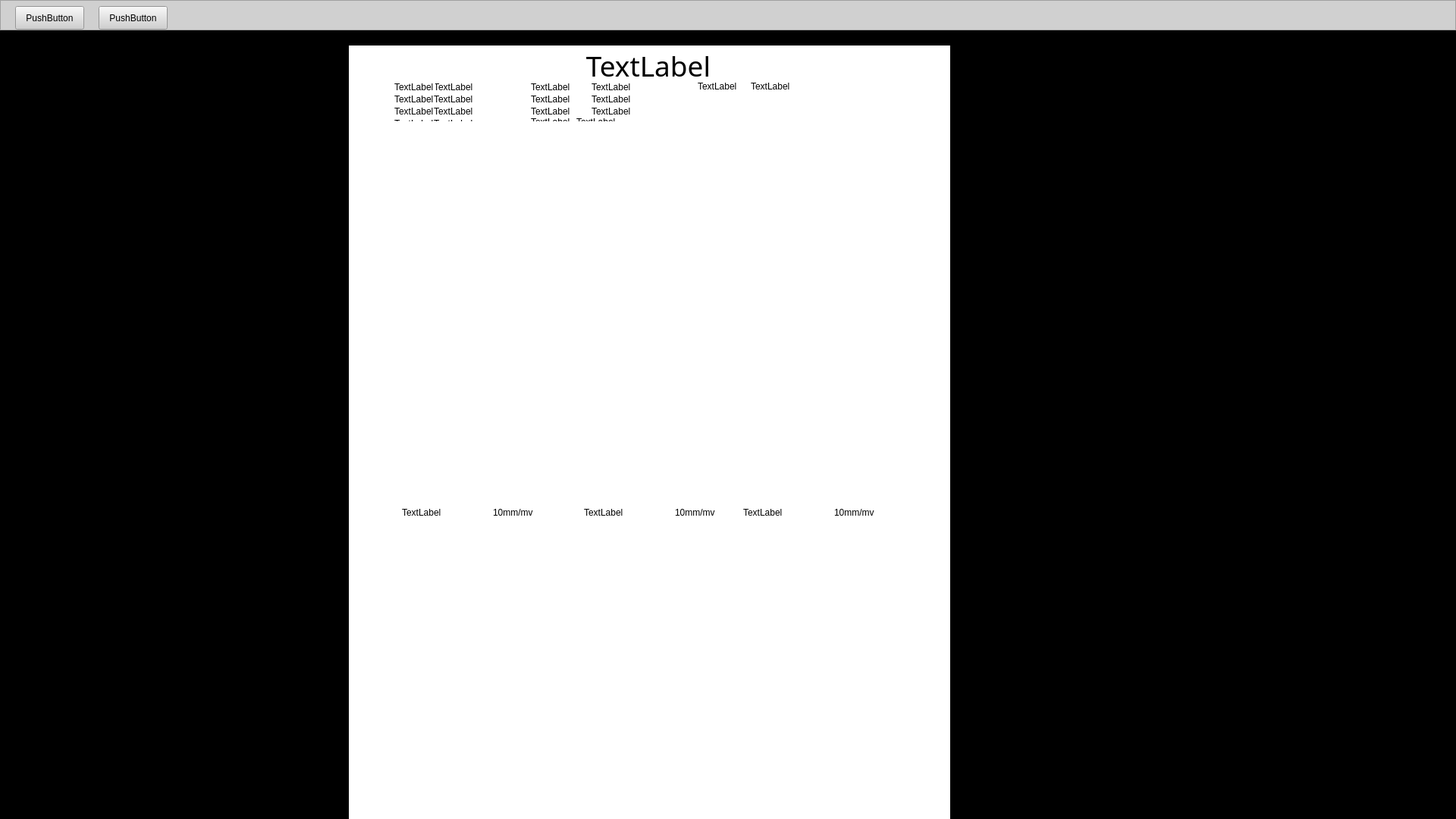
<?xml version="1.0" encoding="UTF-8"?>
<ui version="4.0">
 <class>tvcganafrom</class>
 <widget class="QDialog" name="tvcganafrom">
  <property name="geometry">
   <rect>
    <x>0</x>
    <y>0</y>
    <width>1920</width>
    <height>1080</height>
   </rect>
  </property>
  <property name="windowTitle">
   <string>Dialog</string>
  </property>
  <widget class="QWidget" name="panCenter" native="true">
   <property name="geometry">
    <rect>
     <x>0</x>
     <y>0</y>
     <width>1920</width>
     <height>1080</height>
    </rect>
   </property>
   <widget class="QFrame" name="panLeft">
    <property name="geometry">
     <rect>
      <x>0</x>
      <y>100</y>
      <width>40</width>
      <height>980</height>
     </rect>
    </property>
    <property name="font">
     <font>
      <family>宋体</family>
      <pointsize>12</pointsize>
      <weight>50</weight>
      <italic>false</italic>
      <bold>false</bold>
     </font>
    </property>
    <property name="styleSheet">
     <string notr="true">color: rgb(0, 0, 0);
font: 12pt &quot;宋体&quot;;
background-color: rgb(255, 255, 255);</string>
    </property>
    <property name="frameShape">
     <enum>QFrame::StyledPanel</enum>
    </property>
    <property name="frameShadow">
     <enum>QFrame::Raised</enum>
    </property>
    <property name="lineWidth">
     <number>3</number>
    </property>
    <widget class="QLabel" name="lblL1">
     <property name="geometry">
      <rect>
       <x>10</x>
       <y>10</y>
       <width>16</width>
       <height>16</height>
      </rect>
     </property>
     <property name="font">
      <font>
       <family>宋体</family>
       <pointsize>12</pointsize>
       <weight>50</weight>
       <italic>false</italic>
       <bold>false</bold>
      </font>
     </property>
     <property name="text">
      <string>X</string>
     </property>
    </widget>
    <widget class="QLabel" name="lblL2">
     <property name="geometry">
      <rect>
       <x>10</x>
       <y>32</y>
       <width>16</width>
       <height>16</height>
      </rect>
     </property>
     <property name="font">
      <font>
       <family>宋体</family>
       <pointsize>12</pointsize>
       <weight>50</weight>
       <italic>false</italic>
       <bold>false</bold>
      </font>
     </property>
     <property name="text">
      <string>Y</string>
     </property>
    </widget>
    <widget class="QLabel" name="lblL3">
     <property name="geometry">
      <rect>
       <x>10</x>
       <y>54</y>
       <width>24</width>
       <height>16</height>
      </rect>
     </property>
     <property name="font">
      <font>
       <family>宋体</family>
       <pointsize>12</pointsize>
       <weight>50</weight>
       <italic>false</italic>
       <bold>false</bold>
      </font>
     </property>
     <property name="text">
      <string>Z</string>
     </property>
    </widget>
    <widget class="QLabel" name="lblL4">
     <property name="geometry">
      <rect>
       <x>10</x>
       <y>76</y>
       <width>24</width>
       <height>16</height>
      </rect>
     </property>
     <property name="font">
      <font>
       <family>宋体</family>
       <pointsize>12</pointsize>
       <weight>50</weight>
       <italic>false</italic>
       <bold>false</bold>
      </font>
     </property>
     <property name="text">
      <string>X-Y</string>
     </property>
    </widget>
    <widget class="QLabel" name="lblL5">
     <property name="geometry">
      <rect>
       <x>10</x>
       <y>98</y>
       <width>24</width>
       <height>16</height>
      </rect>
     </property>
     <property name="font">
      <font>
       <family>宋体</family>
       <pointsize>12</pointsize>
       <weight>50</weight>
       <italic>false</italic>
       <bold>false</bold>
      </font>
     </property>
     <property name="text">
      <string>X-Z</string>
     </property>
    </widget>
    <widget class="QLabel" name="lblL6">
     <property name="geometry">
      <rect>
       <x>10</x>
       <y>120</y>
       <width>24</width>
       <height>16</height>
      </rect>
     </property>
     <property name="font">
      <font>
       <family>宋体</family>
       <pointsize>12</pointsize>
       <weight>50</weight>
       <italic>false</italic>
       <bold>false</bold>
      </font>
     </property>
     <property name="text">
      <string>Y-Z</string>
     </property>
    </widget>
    <widget class="QLabel" name="lblV1">
     <property name="geometry">
      <rect>
       <x>5</x>
       <y>5</y>
       <width>30</width>
       <height>12</height>
      </rect>
     </property>
     <property name="text">
      <string>bpm</string>
     </property>
     <property name="alignment">
      <set>Qt::AlignRight|Qt::AlignTrailing|Qt::AlignVCenter</set>
     </property>
    </widget>
    <widget class="QLabel" name="lblV2">
     <property name="geometry">
      <rect>
       <x>5</x>
       <y>20</y>
       <width>30</width>
       <height>12</height>
      </rect>
     </property>
     <property name="text">
      <string>ms</string>
     </property>
     <property name="alignment">
      <set>Qt::AlignRight|Qt::AlignTrailing|Qt::AlignVCenter</set>
     </property>
    </widget>
   </widget>
   <widget class="QCustomPlot" name="right_widget" native="true">
    <property name="geometry">
     <rect>
      <x>40</x>
      <y>100</y>
      <width>1630</width>
      <height>980</height>
     </rect>
    </property>
    <property name="sizePolicy">
     <sizepolicy hsizetype="Preferred" vsizetype="Preferred">
      <horstretch>0</horstretch>
      <verstretch>0</verstretch>
     </sizepolicy>
    </property>
    <property name="contextMenuPolicy">
     <enum>Qt::DefaultContextMenu</enum>
    </property>
    <property name="styleSheet">
     <string notr="true">background-color: rgb(255, 255, 255);</string>
    </property>
    <widget class="QScrollBar" name="horizontalScrollBar">
     <property name="geometry">
      <rect>
       <x>0</x>
       <y>960</y>
       <width>1630</width>
       <height>20</height>
      </rect>
     </property>
     <property name="orientation">
      <enum>Qt::Horizontal</enum>
     </property>
    </widget>
    <widget class="QFrame" name="panEdit">
     <property name="geometry">
      <rect>
       <x>310</x>
       <y>310</y>
       <width>241</width>
       <height>321</height>
      </rect>
     </property>
     <property name="styleSheet">
      <string notr="true"/>
     </property>
     <property name="frameShape">
      <enum>QFrame::StyledPanel</enum>
     </property>
     <property name="frameShadow">
      <enum>QFrame::Raised</enum>
     </property>
     <widget class="QGroupBox" name="rgSelect">
      <property name="geometry">
       <rect>
        <x>10</x>
        <y>50</y>
        <width>221</width>
        <height>231</height>
       </rect>
      </property>
      <property name="title">
       <string>GroupBox</string>
      </property>
     </widget>
     <widget class="QPushButton" name="bitSure">
      <property name="geometry">
       <rect>
        <x>4</x>
        <y>280</y>
        <width>111</width>
        <height>31</height>
       </rect>
      </property>
      <property name="text">
       <string>PushButton</string>
      </property>
     </widget>
     <widget class="QPushButton" name="bitCancel">
      <property name="geometry">
       <rect>
        <x>132</x>
        <y>280</y>
        <width>111</width>
        <height>31</height>
       </rect>
      </property>
      <property name="text">
       <string>PushButton</string>
      </property>
     </widget>
     <widget class="QLabel" name="label">
      <property name="geometry">
       <rect>
        <x>0</x>
        <y>0</y>
        <width>241</width>
        <height>41</height>
       </rect>
      </property>
      <property name="styleSheet">
       <string notr="true">background-color: rgb(0, 0, 127);</string>
      </property>
      <property name="text">
       <string/>
      </property>
     </widget>
    </widget>
    <widget class="QFrame" name="panDiagnose">
     <property name="geometry">
      <rect>
       <x>640</x>
       <y>240</y>
       <width>292</width>
       <height>252</height>
      </rect>
     </property>
     <property name="styleSheet">
      <string notr="true">background-color: rgb(29, 41, 55);</string>
     </property>
     <property name="frameShape">
      <enum>QFrame::StyledPanel</enum>
     </property>
     <property name="frameShadow">
      <enum>QFrame::Raised</enum>
     </property>
     <widget class="QGroupBox" name="gbDiag">
      <property name="geometry">
       <rect>
        <x>10</x>
        <y>6</y>
        <width>280</width>
        <height>201</height>
       </rect>
      </property>
      <property name="styleSheet">
       <string notr="true">color: rgb(255, 255, 255);</string>
      </property>
      <property name="title">
       <string>GroupBox</string>
      </property>
      <widget class="QComboBox" name="cboWord">
       <property name="geometry">
        <rect>
         <x>10</x>
         <y>143</y>
         <width>260</width>
         <height>21</height>
        </rect>
       </property>
       <property name="styleSheet">
        <string notr="true">color: rgb(0, 0, 0);
background-color: rgb(255, 255, 255);</string>
       </property>
      </widget>
      <widget class="QPushButton" name="bitPriorComment">
       <property name="geometry">
        <rect>
         <x>10</x>
         <y>169</y>
         <width>120</width>
         <height>25</height>
        </rect>
       </property>
       <property name="styleSheet">
        <string notr="true">color: rgb(0, 0, 0);
background-color: rgb(255, 255, 255);</string>
       </property>
       <property name="text">
        <string>PushButton</string>
       </property>
      </widget>
      <widget class="QPushButton" name="bitSaveComment">
       <property name="geometry">
        <rect>
         <x>150</x>
         <y>169</y>
         <width>120</width>
         <height>25</height>
        </rect>
       </property>
       <property name="styleSheet">
        <string notr="true">color: rgb(0, 0, 0);
background-color: rgb(255, 255, 255);</string>
       </property>
       <property name="text">
        <string>PushButton</string>
       </property>
      </widget>
      <widget class="QTextEdit" name="reDiag">
       <property name="geometry">
        <rect>
         <x>9</x>
         <y>20</y>
         <width>260</width>
         <height>111</height>
        </rect>
       </property>
       <property name="font">
        <font>
         <family>宋体</family>
         <pointsize>10</pointsize>
        </font>
       </property>
       <property name="styleSheet">
        <string notr="true">color: rgb(0, 0, 0);
background-color: rgb(255, 255, 255);</string>
       </property>
      </widget>
     </widget>
     <widget class="QPushButton" name="spSure">
      <property name="geometry">
       <rect>
        <x>80</x>
        <y>213</y>
        <width>81</width>
        <height>31</height>
       </rect>
      </property>
      <property name="styleSheet">
       <string notr="true">color: rgb(0, 0, 0);
background-color: rgb(255, 255, 255);</string>
      </property>
      <property name="text">
       <string>PushButton</string>
      </property>
     </widget>
    </widget>
   </widget>
   <widget class="QFrame" name="frame_left">
    <property name="geometry">
     <rect>
      <x>1670</x>
      <y>0</y>
      <width>250</width>
      <height>1080</height>
     </rect>
    </property>
    <property name="minimumSize">
     <size>
      <width>250</width>
      <height>1080</height>
     </size>
    </property>
    <property name="maximumSize">
     <size>
      <width>250</width>
      <height>1080</height>
     </size>
    </property>
    <property name="styleSheet">
     <string notr="true">color: rgb(255, 255, 255);
background-color: rgb(67, 135, 202);
</string>
    </property>
    <property name="frameShape">
     <enum>QFrame::StyledPanel</enum>
    </property>
    <property name="frameShadow">
     <enum>QFrame::Raised</enum>
    </property>
    <widget class="QCustomPlot" name="imgF" native="true">
     <property name="geometry">
      <rect>
       <x>0</x>
       <y>0</y>
       <width>250</width>
       <height>250</height>
      </rect>
     </property>
     <widget class="QLabel" name="lblF">
      <property name="geometry">
       <rect>
        <x>10</x>
        <y>10</y>
        <width>54</width>
        <height>12</height>
       </rect>
      </property>
      <property name="styleSheet">
       <string notr="true">color: rgb(0, 255, 255);
background-color: transparent;</string>
      </property>
      <property name="text">
       <string>TextLabel</string>
      </property>
     </widget>
    </widget>
    <widget class="QCustomPlot" name="imgH" native="true">
     <property name="geometry">
      <rect>
       <x>0</x>
       <y>250</y>
       <width>250</width>
       <height>250</height>
      </rect>
     </property>
     <widget class="QLabel" name="lblH">
      <property name="geometry">
       <rect>
        <x>10</x>
        <y>10</y>
        <width>54</width>
        <height>12</height>
       </rect>
      </property>
      <property name="styleSheet">
       <string notr="true">color: rgb(0, 255, 255);
background-color: transparent;</string>
      </property>
      <property name="text">
       <string>TextLabel</string>
      </property>
     </widget>
    </widget>
    <widget class="QCustomPlot" name="imgS" native="true">
     <property name="geometry">
      <rect>
       <x>0</x>
       <y>500</y>
       <width>250</width>
       <height>250</height>
      </rect>
     </property>
     <widget class="QLabel" name="lblS">
      <property name="geometry">
       <rect>
        <x>10</x>
        <y>10</y>
        <width>54</width>
        <height>12</height>
       </rect>
      </property>
      <property name="styleSheet">
       <string notr="true">color: rgb(0, 255, 255);
background-color: transparent;</string>
      </property>
      <property name="text">
       <string>TextLabel</string>
      </property>
     </widget>
    </widget>
   </widget>
   <widget class="QFrame" name="frame_left_top">
    <property name="geometry">
     <rect>
      <x>0</x>
      <y>0</y>
      <width>1670</width>
      <height>100</height>
     </rect>
    </property>
    <property name="styleSheet">
     <string notr="true">background-color: rgb(29, 41, 55);
color: rgb(255, 255, 255);</string>
    </property>
    <property name="frameShape">
     <enum>QFrame::StyledPanel</enum>
    </property>
    <property name="frameShadow">
     <enum>QFrame::Raised</enum>
    </property>
    <widget class="QLabel" name="pic_Label">
     <property name="geometry">
      <rect>
       <x>0</x>
       <y>0</y>
       <width>100</width>
       <height>100</height>
      </rect>
     </property>
     <property name="text">
      <string>TextLabel</string>
     </property>
    </widget>
    <widget class="QLabel" name="name_label">
     <property name="geometry">
      <rect>
       <x>100</x>
       <y>40</y>
       <width>150</width>
       <height>30</height>
      </rect>
     </property>
     <property name="text">
      <string>TextLabel</string>
     </property>
    </widget>
    <widget class="QLabel" name="AgeSex_label">
     <property name="geometry">
      <rect>
       <x>100</x>
       <y>70</y>
       <width>180</width>
       <height>20</height>
      </rect>
     </property>
     <property name="text">
      <string>TextLabel</string>
     </property>
    </widget>
    <widget class="QLabel" name="lblSpeed">
     <property name="geometry">
      <rect>
       <x>300</x>
       <y>20</y>
       <width>60</width>
       <height>30</height>
      </rect>
     </property>
     <property name="text">
      <string>TextLabel</string>
     </property>
    </widget>
    <widget class="QLabel" name="lblPlus">
     <property name="geometry">
      <rect>
       <x>300</x>
       <y>60</y>
       <width>60</width>
       <height>30</height>
      </rect>
     </property>
     <property name="text">
      <string>TextLabel</string>
     </property>
    </widget>
    <widget class="QComboBox" name="cboPlus">
     <property name="geometry">
      <rect>
       <x>360</x>
       <y>60</y>
       <width>120</width>
       <height>30</height>
      </rect>
     </property>
     <property name="styleSheet">
      <string notr="true">background-color: rgb(255, 255, 255);
color: rgb(0, 0, 0);</string>
     </property>
     <property name="currentIndex">
      <number>2</number>
     </property>
     <item>
      <property name="text">
       <string>2.5 mm/mv</string>
      </property>
     </item>
     <item>
      <property name="text">
       <string>5 mm/mv</string>
      </property>
     </item>
     <item>
      <property name="text">
       <string>10 mm/mv</string>
      </property>
     </item>
     <item>
      <property name="text">
       <string>20 mm/mv</string>
      </property>
     </item>
    </widget>
    <widget class="QComboBox" name="cboSpeed">
     <property name="geometry">
      <rect>
       <x>360</x>
       <y>20</y>
       <width>120</width>
       <height>30</height>
      </rect>
     </property>
     <property name="styleSheet">
      <string notr="true">background-color: rgb(255, 255, 255);
color: rgb(0, 0, 0);</string>
     </property>
     <property name="currentIndex">
      <number>1</number>
     </property>
     <item>
      <property name="text">
       <string>12.5 mm/s</string>
      </property>
     </item>
     <item>
      <property name="text">
       <string>25 mm/s</string>
      </property>
     </item>
     <item>
      <property name="text">
       <string>50 mm/s</string>
      </property>
     </item>
     <item>
      <property name="text">
       <string>100 mm/s
</string>
      </property>
     </item>
    </widget>
    <widget class="QToolButton" name="spEdit">
     <property name="geometry">
      <rect>
       <x>610</x>
       <y>10</y>
       <width>80</width>
       <height>80</height>
      </rect>
     </property>
     <property name="focusPolicy">
      <enum>Qt::NoFocus</enum>
     </property>
     <property name="contextMenuPolicy">
      <enum>Qt::PreventContextMenu</enum>
     </property>
     <property name="styleSheet">
      <string notr="true">background-color: rgb(15, 177, 228);
color: rgb(0, 0, 0);</string>
     </property>
     <property name="inputMethodHints">
      <set>Qt::ImhMultiLine</set>
     </property>
     <property name="text">
      <string>PushButton</string>
     </property>
     <property name="icon">
      <iconset resource="picture/ecg.qrc">
       <normaloff>:/spEditT.png</normaloff>:/spEditT.png</iconset>
     </property>
     <property name="iconSize">
      <size>
       <width>80</width>
       <height>80</height>
      </size>
     </property>
     <property name="toolButtonStyle">
      <enum>Qt::ToolButtonTextUnderIcon</enum>
     </property>
    </widget>
    <widget class="QToolButton" name="spPrint">
     <property name="geometry">
      <rect>
       <x>880</x>
       <y>10</y>
       <width>80</width>
       <height>80</height>
      </rect>
     </property>
     <property name="styleSheet">
      <string notr="true">background-color: rgb(15, 177, 228);
color: rgb(0, 0, 0);</string>
     </property>
     <property name="text">
      <string>PushButton</string>
     </property>
     <property name="icon">
      <iconset resource="picture/ecg.qrc">
       <normaloff>:/spPrintT.png</normaloff>:/spPrintT.png</iconset>
     </property>
     <property name="iconSize">
      <size>
       <width>80</width>
       <height>80</height>
      </size>
     </property>
     <property name="toolButtonStyle">
      <enum>Qt::ToolButtonTextUnderIcon</enum>
     </property>
    </widget>
    <widget class="QToolButton" name="spDiagnose">
     <property name="geometry">
      <rect>
       <x>700</x>
       <y>10</y>
       <width>80</width>
       <height>80</height>
      </rect>
     </property>
     <property name="styleSheet">
      <string notr="true">background-color: rgb(15, 177, 228);
color: rgb(0, 0, 0);</string>
     </property>
     <property name="text">
      <string>PushButton</string>
     </property>
     <property name="icon">
      <iconset resource="picture/ecg.qrc">
       <normaloff>:/spDiagnoseT.png</normaloff>:/spDiagnoseT.png</iconset>
     </property>
     <property name="iconSize">
      <size>
       <width>44</width>
       <height>37</height>
      </size>
     </property>
     <property name="toolButtonStyle">
      <enum>Qt::ToolButtonTextUnderIcon</enum>
     </property>
    </widget>
    <widget class="QToolButton" name="pbScale">
     <property name="geometry">
      <rect>
       <x>520</x>
       <y>10</y>
       <width>80</width>
       <height>80</height>
      </rect>
     </property>
     <property name="styleSheet">
      <string notr="true">background-color: rgb(15, 177, 228);
color: rgb(0, 0, 0);</string>
     </property>
     <property name="text">
      <string>测量</string>
     </property>
     <property name="icon">
      <iconset resource="picture/ecg.qrc">
       <normaloff>:/pbScaleT.png</normaloff>:/pbScaleT.png</iconset>
     </property>
     <property name="iconSize">
      <size>
       <width>44</width>
       <height>37</height>
      </size>
     </property>
     <property name="toolButtonStyle">
      <enum>Qt::ToolButtonTextUnderIcon</enum>
     </property>
    </widget>
    <widget class="QToolButton" name="spBack">
     <property name="geometry">
      <rect>
       <x>970</x>
       <y>10</y>
       <width>80</width>
       <height>80</height>
      </rect>
     </property>
     <property name="styleSheet">
      <string notr="true">background-color: rgb(15, 177, 228);
color: rgb(0, 0, 0);</string>
     </property>
     <property name="text">
      <string>PushButton</string>
     </property>
     <property name="icon">
      <iconset resource="picture/ecg.qrc">
       <normaloff>:/spBackT.png</normaloff>:/spBackT.png</iconset>
     </property>
     <property name="iconSize">
      <size>
       <width>80</width>
       <height>80</height>
      </size>
     </property>
     <property name="toolButtonStyle">
      <enum>Qt::ToolButtonTextUnderIcon</enum>
     </property>
    </widget>
    <widget class="QToolButton" name="spPreview">
     <property name="geometry">
      <rect>
       <x>790</x>
       <y>10</y>
       <width>80</width>
       <height>80</height>
      </rect>
     </property>
     <property name="styleSheet">
      <string notr="true">background-color: rgb(15, 177, 228);
color: rgb(0, 0, 0);</string>
     </property>
     <property name="text">
      <string>PushButton</string>
     </property>
     <property name="icon">
      <iconset resource="picture/ecg.qrc">
       <normaloff>:/spPreviewT.png</normaloff>:/spPreviewT.png</iconset>
     </property>
     <property name="iconSize">
      <size>
       <width>80</width>
       <height>80</height>
      </size>
     </property>
     <property name="toolButtonStyle">
      <enum>Qt::ToolButtonTextUnderIcon</enum>
     </property>
    </widget>
   </widget>
  </widget>
  <widget class="QFrame" name="panCenterP">
   <property name="geometry">
    <rect>
     <x>0</x>
     <y>0</y>
     <width>1920</width>
     <height>1080</height>
    </rect>
   </property>
   <property name="minimumSize">
    <size>
     <width>1920</width>
     <height>1080</height>
    </size>
   </property>
   <property name="styleSheet">
    <string notr="true">background-color: rgb(0, 0, 0);</string>
   </property>
   <widget class="QFrame" name="panTopH">
    <property name="geometry">
     <rect>
      <x>0</x>
      <y>0</y>
      <width>1920</width>
      <height>40</height>
     </rect>
    </property>
    <property name="styleSheet">
     <string notr="true">background-color: rgb(208, 208, 208);</string>
    </property>
    <property name="frameShape">
     <enum>QFrame::StyledPanel</enum>
    </property>
    <property name="frameShadow">
     <enum>QFrame::Raised</enum>
    </property>
    <widget class="QPushButton" name="bitPrint">
     <property name="geometry">
      <rect>
       <x>20</x>
       <y>8</y>
       <width>91</width>
       <height>31</height>
      </rect>
     </property>
     <property name="text">
      <string>PushButton</string>
     </property>
    </widget>
    <widget class="QPushButton" name="bitClose">
     <property name="geometry">
      <rect>
       <x>130</x>
       <y>8</y>
       <width>91</width>
       <height>31</height>
      </rect>
     </property>
     <property name="text">
      <string>PushButton</string>
     </property>
    </widget>
   </widget>
   <widget class="QWidget" name="panMoveP" native="true">
    <property name="geometry">
     <rect>
      <x>460</x>
      <y>60</y>
      <width>793</width>
      <height>1122</height>
     </rect>
    </property>
    <property name="styleSheet">
     <string notr="true">background-color: rgb(255, 255, 255);</string>
    </property>
    <widget class="QLabel" name="lblNameP">
     <property name="geometry">
      <rect>
       <x>112</x>
       <y>48</y>
       <width>60</width>
       <height>14</height>
      </rect>
     </property>
     <property name="text">
      <string>TextLabel</string>
     </property>
    </widget>
    <widget class="QLabel" name="lblName">
     <property name="geometry">
      <rect>
       <x>60</x>
       <y>48</y>
       <width>54</width>
       <height>14</height>
      </rect>
     </property>
     <property name="text">
      <string>TextLabel</string>
     </property>
    </widget>
    <widget class="QLabel" name="lblSex">
     <property name="geometry">
      <rect>
       <x>60</x>
       <y>64</y>
       <width>54</width>
       <height>14</height>
      </rect>
     </property>
     <property name="text">
      <string>TextLabel</string>
     </property>
    </widget>
    <widget class="QLabel" name="lblSexP">
     <property name="geometry">
      <rect>
       <x>112</x>
       <y>64</y>
       <width>60</width>
       <height>14</height>
      </rect>
     </property>
     <property name="text">
      <string>TextLabel</string>
     </property>
    </widget>
    <widget class="QLabel" name="lblAge">
     <property name="geometry">
      <rect>
       <x>60</x>
       <y>80</y>
       <width>54</width>
       <height>14</height>
      </rect>
     </property>
     <property name="text">
      <string>TextLabel</string>
     </property>
    </widget>
    <widget class="QLabel" name="lblInHosNo1">
     <property name="geometry">
      <rect>
       <x>320</x>
       <y>64</y>
       <width>60</width>
       <height>14</height>
      </rect>
     </property>
     <property name="text">
      <string>TextLabel</string>
     </property>
    </widget>
    <widget class="QLabel" name="lblAgeP">
     <property name="geometry">
      <rect>
       <x>112</x>
       <y>80</y>
       <width>60</width>
       <height>14</height>
      </rect>
     </property>
     <property name="text">
      <string>TextLabel</string>
     </property>
    </widget>
    <widget class="QLabel" name="lblNo">
     <property name="geometry">
      <rect>
       <x>60</x>
       <y>96</y>
       <width>54</width>
       <height>14</height>
      </rect>
     </property>
     <property name="text">
      <string>TextLabel</string>
     </property>
    </widget>
    <widget class="QLabel" name="lblNo1">
     <property name="geometry">
      <rect>
       <x>112</x>
       <y>96</y>
       <width>60</width>
       <height>14</height>
      </rect>
     </property>
     <property name="text">
      <string>TextLabel</string>
     </property>
    </widget>
    <widget class="QLabel" name="lblInHosNo">
     <property name="geometry">
      <rect>
       <x>240</x>
       <y>64</y>
       <width>54</width>
       <height>14</height>
      </rect>
     </property>
     <property name="text">
      <string>TextLabel</string>
     </property>
    </widget>
    <widget class="QLabel" name="lblHisNo">
     <property name="geometry">
      <rect>
       <x>240</x>
       <y>48</y>
       <width>54</width>
       <height>14</height>
      </rect>
     </property>
     <property name="text">
      <string>TextLabel</string>
     </property>
    </widget>
    <widget class="QLabel" name="lblDr1">
     <property name="geometry">
      <rect>
       <x>300</x>
       <y>110</y>
       <width>60</width>
       <height>14</height>
      </rect>
     </property>
     <property name="text">
      <string>TextLabel</string>
     </property>
    </widget>
    <widget class="QLabel" name="lblHisNo1">
     <property name="geometry">
      <rect>
       <x>320</x>
       <y>48</y>
       <width>60</width>
       <height>14</height>
      </rect>
     </property>
     <property name="text">
      <string>TextLabel</string>
     </property>
    </widget>
    <widget class="QLabel" name="lblDr">
     <property name="geometry">
      <rect>
       <x>240</x>
       <y>110</y>
       <width>54</width>
       <height>14</height>
      </rect>
     </property>
     <property name="text">
      <string>TextLabel</string>
     </property>
    </widget>
    <widget class="QLabel" name="lblCardNo1">
     <property name="geometry">
      <rect>
       <x>130</x>
       <y>112</y>
       <width>60</width>
       <height>14</height>
      </rect>
     </property>
     <property name="text">
      <string>TextLabel</string>
     </property>
    </widget>
    <widget class="QLabel" name="lblBedNo1">
     <property name="geometry">
      <rect>
       <x>320</x>
       <y>80</y>
       <width>60</width>
       <height>14</height>
      </rect>
     </property>
     <property name="text">
      <string>TextLabel</string>
     </property>
    </widget>
    <widget class="QLabel" name="lblBedNo">
     <property name="geometry">
      <rect>
       <x>240</x>
       <y>80</y>
       <width>54</width>
       <height>14</height>
      </rect>
     </property>
     <property name="text">
      <string>TextLabel</string>
     </property>
    </widget>
    <widget class="QLabel" name="lblCardNo">
     <property name="geometry">
      <rect>
       <x>60</x>
       <y>112</y>
       <width>54</width>
       <height>14</height>
      </rect>
     </property>
     <property name="text">
      <string>TextLabel</string>
     </property>
    </widget>
    <widget class="QLabel" name="lblMedicine1">
     <property name="geometry">
      <rect>
       <x>300</x>
       <y>94</y>
       <width>60</width>
       <height>14</height>
      </rect>
     </property>
     <property name="text">
      <string>TextLabel</string>
     </property>
    </widget>
    <widget class="QLabel" name="lblMedicine">
     <property name="geometry">
      <rect>
       <x>240</x>
       <y>94</y>
       <width>54</width>
       <height>14</height>
      </rect>
     </property>
     <property name="text">
      <string>TextLabel</string>
     </property>
    </widget>
    <widget class="QCustomPlot" name="imgPrintSumF" native="true">
     <property name="geometry">
      <rect>
       <x>30</x>
       <y>100</y>
       <width>719</width>
       <height>971</height>
      </rect>
     </property>
     <widget class="QLabel" name="lblGainP">
      <property name="geometry">
       <rect>
        <x>21</x>
        <y>950</y>
        <width>100</width>
        <height>12</height>
       </rect>
      </property>
      <property name="text">
       <string>TextLabel</string>
      </property>
     </widget>
     <widget class="QLabel" name="lblSpeedP">
      <property name="geometry">
       <rect>
        <x>130</x>
        <y>950</y>
        <width>100</width>
        <height>12</height>
       </rect>
      </property>
      <property name="text">
       <string>TextLabel</string>
      </property>
     </widget>
     <widget class="QLabel" name="lblScrip">
      <property name="geometry">
       <rect>
        <x>350</x>
        <y>950</y>
        <width>54</width>
        <height>12</height>
       </rect>
      </property>
      <property name="text">
       <string>TextLabel</string>
      </property>
     </widget>
     <widget class="QLabel" name="lblCDate">
      <property name="geometry">
       <rect>
        <x>540</x>
        <y>950</y>
        <width>54</width>
        <height>12</height>
       </rect>
      </property>
      <property name="text">
       <string>TextLabel</string>
      </property>
     </widget>
     <widget class="QLabel" name="lblCDate1">
      <property name="geometry">
       <rect>
        <x>600</x>
        <y>950</y>
        <width>54</width>
        <height>12</height>
       </rect>
      </property>
      <property name="text">
       <string>TextLabel</string>
      </property>
     </widget>
     <widget class="QLabel" name="lblPrtF">
      <property name="geometry">
       <rect>
        <x>40</x>
        <y>510</y>
        <width>54</width>
        <height>12</height>
       </rect>
      </property>
      <property name="text">
       <string>TextLabel</string>
      </property>
     </widget>
     <widget class="QLabel" name="lblPrtFSpeed">
      <property name="geometry">
       <rect>
        <x>160</x>
        <y>510</y>
        <width>54</width>
        <height>12</height>
       </rect>
      </property>
      <property name="text">
       <string>10mm/mv</string>
      </property>
     </widget>
     <widget class="QLabel" name="lblPrtHSpeed">
      <property name="geometry">
       <rect>
        <x>400</x>
        <y>510</y>
        <width>54</width>
        <height>12</height>
       </rect>
      </property>
      <property name="text">
       <string>10mm/mv</string>
      </property>
     </widget>
     <widget class="QLabel" name="lblPrtH">
      <property name="geometry">
       <rect>
        <x>280</x>
        <y>510</y>
        <width>54</width>
        <height>12</height>
       </rect>
      </property>
      <property name="text">
       <string>TextLabel</string>
      </property>
     </widget>
     <widget class="QLabel" name="lblPrtS">
      <property name="geometry">
       <rect>
        <x>490</x>
        <y>510</y>
        <width>54</width>
        <height>12</height>
       </rect>
      </property>
      <property name="text">
       <string>TextLabel</string>
      </property>
     </widget>
     <widget class="QLabel" name="lblPrtSSpeed">
      <property name="geometry">
       <rect>
        <x>610</x>
        <y>510</y>
        <width>54</width>
        <height>12</height>
       </rect>
      </property>
      <property name="text">
       <string>10mm/mv</string>
      </property>
     </widget>
    </widget>
    <widget class="QLabel" name="mHospitalName">
     <property name="geometry">
      <rect>
       <x>0</x>
       <y>10</y>
       <width>790</width>
       <height>32</height>
      </rect>
     </property>
     <property name="font">
      <font>
       <family>宋体</family>
       <pointsize>28</pointsize>
      </font>
     </property>
     <property name="layoutDirection">
      <enum>Qt::LeftToRight</enum>
     </property>
     <property name="text">
      <string>TextLabel</string>
     </property>
     <property name="alignment">
      <set>Qt::AlignCenter</set>
     </property>
    </widget>
    <widget class="QLabel" name="memDiagnose">
     <property name="geometry">
      <rect>
       <x>530</x>
       <y>48</y>
       <width>54</width>
       <height>12</height>
      </rect>
     </property>
     <property name="text">
      <string>TextLabel</string>
     </property>
    </widget>
    <widget class="QLabel" name="lblDiagnose">
     <property name="geometry">
      <rect>
       <x>460</x>
       <y>48</y>
       <width>54</width>
       <height>12</height>
      </rect>
     </property>
     <property name="text">
      <string>TextLabel</string>
     </property>
    </widget>
    <zorder>lblNameP</zorder>
    <zorder>lblName</zorder>
    <zorder>lblSex</zorder>
    <zorder>lblSexP</zorder>
    <zorder>lblAge</zorder>
    <zorder>lblInHosNo1</zorder>
    <zorder>lblAgeP</zorder>
    <zorder>lblNo</zorder>
    <zorder>lblNo1</zorder>
    <zorder>lblInHosNo</zorder>
    <zorder>lblHisNo</zorder>
    <zorder>lblDr1</zorder>
    <zorder>lblHisNo1</zorder>
    <zorder>lblDr</zorder>
    <zorder>lblCardNo1</zorder>
    <zorder>lblBedNo1</zorder>
    <zorder>lblBedNo</zorder>
    <zorder>lblCardNo</zorder>
    <zorder>lblMedicine1</zorder>
    <zorder>lblMedicine</zorder>
    <zorder>mHospitalName</zorder>
    <zorder>imgPrintSumF</zorder>
    <zorder>memDiagnose</zorder>
    <zorder>lblDiagnose</zorder>
   </widget>
   <zorder>panMoveP</zorder>
   <zorder>panTopH</zorder>
  </widget>
 </widget>
 <customwidgets>
  <customwidget>
   <class>QCustomPlot</class>
   <extends>QWidget</extends>
   <header location="global">qcustomplot.h</header>
   <container>1</container>
  </customwidget>
 </customwidgets>
 <resources>
  <include location="picture/ecg.qrc"/>
 </resources>
 <connections/>
</ui>
